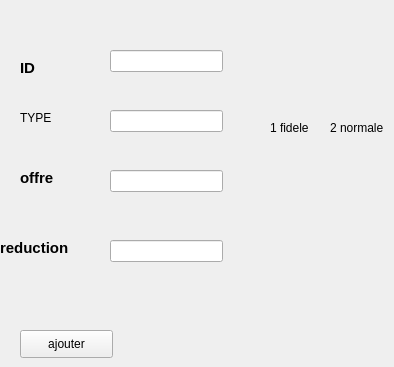
      <widget class="QWidget" name="tab_8">
       <attribute name="title">
        <string>Ajouter</string>
       </attribute>
       <widget class="QPushButton" name="ajouter11">
        <property name="geometry">
         <rect>
          <x>20</x>
          <y>330</y>
          <width>93</width>
          <height>28</height>
         </rect>
        </property>
        <property name="text">
         <string>ajouter</string>
        </property>
       </widget>
       <widget class="QLineEdit" name="lineEdit_id_4">
        <property name="geometry">
         <rect>
          <x>110</x>
          <y>50</y>
          <width>113</width>
          <height>22</height>
         </rect>
        </property>
       </widget>
       <widget class="QLineEdit" name="lineEdit_type">
        <property name="geometry">
         <rect>
          <x>110</x>
          <y>110</y>
          <width>113</width>
          <height>22</height>
         </rect>
        </property>
       </widget>
       <widget class="QLineEdit" name="lineEdit_off">
        <property name="geometry">
         <rect>
          <x>110</x>
          <y>170</y>
          <width>113</width>
          <height>22</height>
         </rect>
        </property>
       </widget>
       <widget class="QLineEdit" name="lineEdit_red">
        <property name="geometry">
         <rect>
          <x>110</x>
          <y>240</y>
          <width>113</width>
          <height>22</height>
         </rect>
        </property>
       </widget>
       <widget class="QLabel" name="label_13">
        <property name="geometry">
         <rect>
          <x>20</x>
          <y>60</y>
          <width>55</width>
          <height>16</height>
         </rect>
        </property>
        <property name="font">
         <font>
          <pointsize>11</pointsize>
          <weight>75</weight>
          <bold>true</bold>
         </font>
        </property>
        <property name="text">
         <string>ID</string>
        </property>
       </widget>
       <widget class="QLabel" name="label_14">
        <property name="geometry">
         <rect>
          <x>20</x>
          <y>110</y>
          <width>55</width>
          <height>16</height>
         </rect>
        </property>
        <property name="text">
         <string>TYPE</string>
        </property>
       </widget>
       <widget class="QLabel" name="label_15">
        <property name="geometry">
         <rect>
          <x>20</x>
          <y>170</y>
          <width>55</width>
          <height>16</height>
         </rect>
        </property>
        <property name="font">
         <font>
          <pointsize>11</pointsize>
          <weight>75</weight>
          <bold>true</bold>
         </font>
        </property>
        <property name="text">
         <string>offre</string>
        </property>
       </widget>
       <widget class="QLabel" name="label_red">
        <property name="geometry">
         <rect>
          <x>0</x>
          <y>240</y>
          <width>101</width>
          <height>16</height>
         </rect>
        </property>
        <property name="font">
         <font>
          <pointsize>11</pointsize>
          <weight>75</weight>
          <bold>true</bold>
         </font>
        </property>
        <property name="text">
         <string>reduction</string>
        </property>
       </widget>
       <widget class="QLabel" name="label_21">
        <property name="geometry">
         <rect>
          <x>270</x>
          <y>120</y>
          <width>55</width>
          <height>16</height>
         </rect>
        </property>
        <property name="text">
         <string>1 fidele </string>
        </property>
       </widget>
       <widget class="QLabel" name="label_22">
        <property name="geometry">
         <rect>
          <x>330</x>
          <y>120</y>
          <width>55</width>
          <height>16</height>
         </rect>
        </property>
        <property name="text">
         <string>2 normale </string>
        </property>
       </widget>
      </widget>
